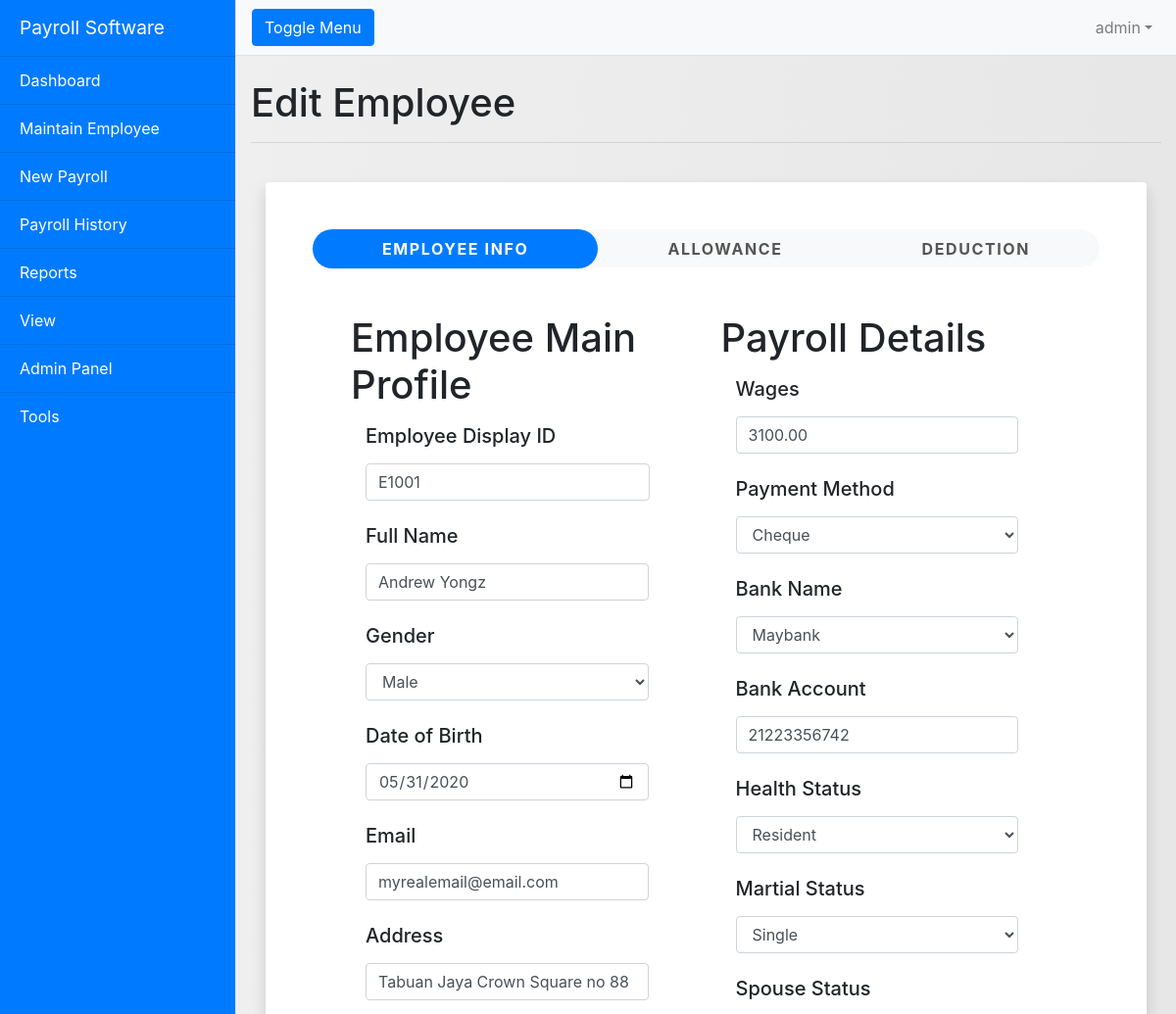
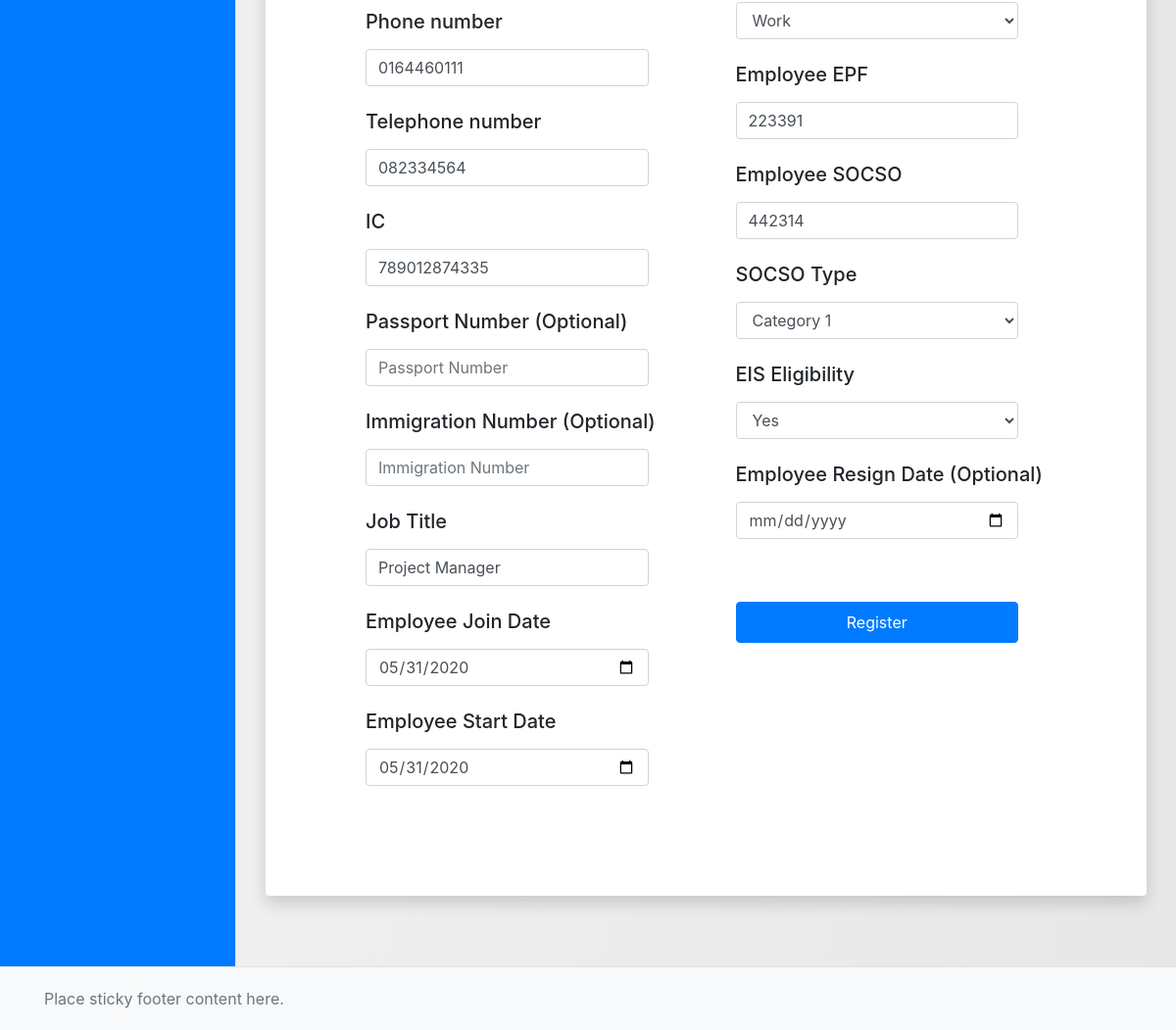
Page /editemployee.php?emp_id=65 (signed in) on the committed database (2 pictures, top to bottom).
### tables this page shows
CREATE TABLE `employee_info` (
  `emp_id` int(11) NOT NULL,
  `emp_display_id` varchar(255) NOT NULL,
  `emp_full_name` varchar(255) NOT NULL,
  `emp_gender` varchar(50) NOT NULL,
  `emp_dob` date NOT NULL,
  `emp_email` varchar(255) NOT NULL,
  `emp_address` varchar(255) NOT NULL,
  `emp_mobile` varchar(255) NOT NULL,
  `emp_telephone` varchar(255) NOT NULL,
  `emp_ic` varchar(255) NOT NULL,
  `emp_passport` varchar(255) NOT NULL,
  `emp_immigration` varchar(255) NOT NULL,
  `emp_title` varchar(255) NOT NULL,
  `emp_wages` double(11,2) NOT NULL,
  `emp_payment_method` varchar(255) NOT NULL,
  `emp_bank_name` varchar(255) NOT NULL,
  `emp_account` varchar(255) NOT NULL,
  `emp_health_status` varchar(255) DEFAULT NULL,
  `emp_martial_status` varchar(255) NOT NULL,
  `emp_spouse_status` varchar(255) DEFAULT NULL,
  `emp_epf` varchar(255) NOT NULL,
  `emp_socso` varchar(255) NOT NULL,
  `emp_socso_type` varchar(255) NOT NULL,
  `emp_eis_type` varchar(255) NOT NULL,
  `emp_join_date` date NOT NULL,
  `emp_confirm_date` date NOT NULL,
  `emp_resign_date` date NOT NULL,
  `emp_total_allowance` double NOT NULL,
  `emp_total_deduction` double NOT NULL,
  `data_created_date` date NOT NULL,
  `data_edited_date` date NOT NULL
);

### editemployee.php (the view, shortened to what this page needs)
<?php
	include "conn.php";
	$get_emp_id = $_GET["emp_id"];
?>
<!DOCTYPE html>
<html lang="en">
<head>
<?php include "all_css.php"; ?>
</head>
<body>
<div class="d-flex" id="wrapper">
<?php include "sidebar.php"; ?>
<div id="page-content-wrapper">
<?php include "navbar.php"; ?>
<div class="container-fluid">
<h1 class="mt-4">Edit Employee</h1>
<hr>
<section class="container py-4 col-sm-12">
    <div class="row">
        <div class="col-md-12">
            <div class="p-5 bg-white rounded shadow mb-5">
                <ul id="myTab" role="tablist" class="nav nav-tabs nav-pills flex-column flex-sm-row text-center bg-light border-0 rounded-nav">
                    <li class="nav-item flex-sm-fill">
                        <a id="home-tab" data-toggle="tab" href="#home" role="tab" aria-controls="home" aria-selected="true" class="nav-link border-0 text-uppercase font-weight-bold active">Employee Info</a>
                    </li>
                    <li class="nav-item flex-sm-fill">
                        <a id="profile-tab" data-toggle="tab" href="#profile" role="tab" aria-controls="profile" aria-selected="false" class="nav-link border-0 text-uppercase font-weight-bold">Allowance</a>
                    </li>
                    <li class="nav-item flex-sm-fill">
                        <a id="profilex-tab" data-toggle="tab" href="#profilex" role="tab" aria-controls="profilex" aria-selected="false" class="nav-link border-0 text-uppercase font-weight-bold">Deduction</a>
                    </li>
                </ul>
                <div id="myTabContent" class="tab-content">
                    <div id="home" role="tabpanel" aria-labelledby="home-tab" class="tab-pane fade px-4 py-5 show active">
							<div class="container col-sm-12">
								<?php
								  $message='';
									$show_sql = mysqli_query($conn, "SELECT * FROM employee_info WHERE emp_id = '$get_emp_id'");
									$show_data = mysqli_fetch_assoc($show_sql);
									$show_emp_display_id = $show_data['emp_display_id'];
									$show_emp_full_name = $show_data['emp_full_name'];
									$show_emp_gender = $show_data['emp_gender'];
									$show_emp_dob = $show_data['emp_dob'];
									$show_emp_email = $show_data['emp_email'];
									$show_emp_address = $show_data['emp_address'];
									$show_emp_mobile = $show_data['emp_mobile'];
									$show_emp_telephone = $show_data['emp_telephone'];
									$show_emp_ic = $show_data['emp_ic'];
									$show_emp_passport = $show_data['emp_passport'];
									$show_emp_immigration = $show_data['emp_immigration'];
									$show_emp_title = $show_data['emp_title'];
									$show_emp_wages = $show_data['emp_wages'];
									$show_emp_payment_method = $show_data['emp_payment_method'];
									$show_emp_bank_name = $show_data['emp_bank_name'];
									$show_emp_account = $show_data['emp_account'];
									$show_emp_health_status = $show_data['emp_health_status'];
									$show_emp_martial_status = $show_data['emp_martial_status'];
									$show_emp_spouse_status = $show_data['emp_spouse_status'];
									$show_emp_epf = $show_data['emp_epf'];
									$show_emp_socso = $show_data['emp_socso'];
									$show_emp_socso_type = $show_data['emp_socso_type'];
									$show_emp_eis_type = $show_data['emp_eis_type'];
									$show_emp_join_date = $show_data['emp_join_date'];
									$show_emp_confirm_date = $show_data['emp_confirm_date'];
									$show_emp_resign_date = $show_data['emp_resign_date'];
								  ?>
								<form action="editemployee.php?emp_id=<?php echo "$get_emp_id"; ?>" method="POST">
						<div class="row"><div class="col-sm-6">
									<a id="employee_section"><h1>Employee Main Profile</h1></a>
										<div class="form-group">
											<label for="emp_display_id" class="col-sm-12 control-label"><h5 class="pt-2">Employee Display ID <?php echo $message; ?></h5></label>
											<div class="col-sm-11">
												<div class="input-group-prepend">
													<input type="text" id="emp_display_id" name="emp_display_id" class="form-control" value="<?php echo $show_emp_display_id; ?>" autofocus>
												</div>
											</div>
										</div>
									  	<div class="form-group">
										<label for="emp_full_name" class="col-sm-12 control-label"><h5 class="pt-2">Full Name</h5></label>
										<div class="col-sm-11">
											<input type="text" id="emp_full_name" name="emp_full_name" placeholder="Full Name" class="form-control" value="<?php echo $show_emp_full_name; ?>" autofocus>
										</div>
										</div>
									<div class="form-group">
										<label class="sel1 control-label col-sm-12"><h5 class="pt-2">Gender</h5></label>
										<div class="col-sm-11">
											<select class="form-control" id="emp_gender" name="emp_gender">
												<option value="Male" <?php if($show_emp_gender == "Male"){echo 'selected="selected"';} else{} ?>>Male</option>
											  </select>
										</div>
									</div>
									<div class="form-group">
										<label for="emp_dob" class="col-sm-12 control-label"><h5 class="pt-2">Date of Birth</h5></label>
										<div class="col-sm-11">
											<input type="date" id="emp_dob" class="form-control" name="emp_dob" value="<?php echo $show_emp_dob; ?>">
										</div>
									</div>
									<div class="form-group">
										<label for="emp_email" class="col-sm-12 control-label"><h5 class="pt-2">Email</h5></label>
										<div class="col-sm-11">
											<input type="email" id="emp_email" placeholder="Email" class="form-control" name= "emp_email" value="<?php echo $show_emp_email; ?>">
										</div>
									</div>
									<div class="form-group">
										<label for="emp_address" class="col-sm-12 control-label"><h5 class="pt-2">Address</h5></label>
										<div class="col-sm-11">
											<input type="address" id="emp_address" placeholder="Address" class="form-control" name="emp_address" value="<?php echo $show_emp_address; ?>">
										</div>
									</div>
									<div class="form-group">
										<label for="emp_mobile" class="col-sm-12 control-label"><h5 class="pt-2">Phone number</h5></label>
										<div class="col-sm-11">
											<input type="tel" id="emp_mobile" placeholder="Phone" class="form-control" name="emp_mobile" value="<?php echo $show_emp_mobile; ?>">
										</div>
									</div>
									<div class="form-group">
										<label for="emp_telephone" class="col-sm-12 control-label"><h5 class="pt-2">Telephone number</h5></label>
										<div class="col-sm-11">
											<input type="tel" id="emp_telephone" placeholder="Telephone" class="form-control" name="emp_telephone" value="<?php echo $show_emp_telephone; ?>">
										</div>
									</div>
									<div class="form-group">
										<label for="emp_ic" class="col-sm-12 control-label"><h5 class="pt-2">IC</h5></label>
										<div class="col-sm-11">
											<input type="ic" id="emp_ic" placeholder="IC/ID" class="form-control" name="emp_ic" value="<?php echo $show_emp_ic; ?>">
										</div>
									</div>
									<div class="form-group">
										<label for="emp_passport" class="col-sm-12 control-label"><h5 class="pt-2">Passport Number (Optional)</h5></label>
										<div class="col-sm-11">
											<input type="passport" id="emp_passport" placeholder="Passport Number" class="form-control" name="emp_passport" value="<?php echo $show_emp_passport; ?>">
										</div>
									</div>
									<div class="form-group">
										<label for="emp_immigration" class="col-sm-12 control-label"><h5 class="pt-2">Immigration Number (Optional)</h5> </label>
										<div class="col-sm-11">
											<input type="immigration" id="emp_immigration" name="emp_immigration" placeholder="Immigration Number" class="form-control" value="<?php echo $show_emp_immigration; ?>">
										</div>
									</div>
									<div class="form-group">
										<label for="emp_title" class="col-sm-12 control-label"><h5 class="pt-2">Job Title</h5></label>
										<div class="col-sm-11">
											<input type="text" id="emp_title" name="emp_title" placeholder="Job title description" class="form-control" value="<?php echo $show_emp_title; ?>">
										</div>
									</div>
									<div class="form-group">
										<label for="emp_join_date" class="col-sm-12 control-label"><h5 class="pt-2">Employee Join Date</h5></label>
										<div class="col-sm-11">
											<input type="date" id="emp_join_date" name="emp_join_date" class="form-control" value="<?php echo $show_emp_join_date; ?>">
										</div>
									</div>
									<div class="form-group">
										<label for="emp_confirm_date" class="col-sm-12 control-label"><h5 class="pt-2">Employee Start Date</h5></label>
										<div class="col-sm-11">
											<input type="date" id="emp_confirm_date" name="emp_confirm_date" class="form-control" value="<?php echo $show_emp_confirm_date; ?>">
										</div>
									</div>
							</div>
									<br/>
					<div class="col-sm-6">
									<a id="payroll_section"><h1>Payroll Details</h1></a>
									<div class="form-group">
										<label for="emp_wages" class="col-sm-12 control-label"><h5 class="pt-2">Wages</h5></label>
										<div class="col-sm-11">
											<input type="number" id="emp_wages" name="emp_wages" placeholder="Employee Wages" step=".01" class="form-control" value="<?php echo $show_emp_wages; ?>" autofocus>
										</div>
									</div>
									<div class="form-group">
										<label class="sel1 control-label col-sm-12"><h5 class="pt-2">Payment Method</h5></label>
										<div class="col-sm-11">
											<select class="form-control" id="emp_payment_method" name="emp_payment_method">
												<option value="Cheque" <?php if($show_emp_payment_method == "Cheque"){echo 'selected="selected"';} else{} ?>>Cheque</option>
											  </select>
										</div>
									</div>
									<div class="form-group">
										<label class="sel1 control-label col-sm-12"><h5 class="pt-2">Bank Name</h5></label>
										<div class="col-sm-11">
											<select class="form-control" id="emp_bank_name" name="emp_bank_name">
												<option value="Maybank" <?php if($show_emp_bank_name == "Mabank"){echo 'selected="selected"';} else{} ?>>Maybank</option>
											  </select>
										</div>
									</div>
									<div class="form-group">
										<label for="emp_account" class="col-sm-12 control-label"><h5 class="pt-2">Bank Account</h5></label>
										<div class="col-sm-11">
											<input type="text" id="emp_account" placeholder="Bank Account Number" class="form-control" name= "emp_account" value="<?php echo $show_emp_account; ?>">
										</div>
									</div>
									<div class="form-group">
										<label class="sel1 control-label col-sm-12"><h5 class="pt-2">Health Status</h5></label>
										<div class="col-sm-11">
											<select class="form-control" id="emp_health_status" name="emp_health_status">
												<option value="Resident" <?php if($show_emp_health_status == "Resident"){echo 'selected="selected"';} else{} ?>>Resident</option>
											  </select>
										</div>
									</div>
									<div class="form-group">
										<label class="sel1 control-label col-sm-12"><h5 class="pt-2">Martial Status</h5></label>
										<div class="col-sm-11">
											<select class="form-control" id="emp_martial_status" name="emp_martial_status">
												<option value="Single" <?php if($show_emp_martial_status == "Single"){echo 'selected="selected"';} else{} ?>>Single</option>
											  </select>
										</div>
									</div>
									<div class="form-group">
										<label class="sel1 control-label col-sm-12"><h5 class="pt-2">Spouse Status</h5></label>
										<div class="col-sm-11">
											<select class="form-control" id="emp_spouse_status" name="emp_spouse_status">
												<option value="Work" <?php if($show_emp_spouse_status == "Work"){echo 'selected="selected"';} else{} ?>>Work</option>
											  </select>
										</div>
									</div>
									<div class="form-group">
										<label for="emp_epf" class="col-sm-12 control-label"><h5 class="pt-2">Employee EPF</h5></label>
										<div class="col-sm-11">
											<input type="number" id="emp_epf" name="emp_epf" placeholder="Employee EPF Number" class="form-control" value="<?php echo $show_emp_epf; ?>" autofocus>
										</div>
									</div>
									<div class="form-group">
										<label for="emp_socso" class="col-sm-12 control-label"><h5 class="pt-2">Employee SOCSO</h5></label>
										<div class="col-sm-11">
											<input type="number" id="emp_socso" name="emp_socso" placeholder="Employee SOCSO Number" class="form-control" value="<?php echo $show_emp_socso; ?>" autofocus>
										</div>
									</div>
									<div class="form-group">
										<label class="sel1 control-label col-sm-12"><h5 class="pt-2">SOCSO Type</h5></label>
										<div class="col-sm-11">
											<select class="form-control" id="emp_socso_type" name="emp_socso_type">
												<option value="Category 1" <?php if($show_emp_socso_type == "Category 1"){echo 'selected="selected"';} else{} ?>>Category 1</option>
											  </select>
										</div>
									</div>
									<div class="form-group">
										<label class="sel1 control-label col-sm-12"><h5 class="pt-2">EIS Eligibility</h5></label>
										<div class="col-sm-11">
											<select class="form-control" id="emp_eis_type" name="emp_eis_type">
												<option value="Yes" <?php if($show_emp_eis_type == "Yes"){echo 'selected="selected"';} else{} ?>>Yes</option>
											  </select>
										</div>
									</div>
									<div class="form-group">
										<label for="emp_resign_date" class="col-sm-12 control-label"><h5 class="pt-2">Employee Resign Date (Optional)</h5></label>
										<div class="col-sm-11">
											<input type="date" id="emp_resign_date" name="emp_resign_date" class="form-control" value="<?php echo $show_emp_resign_date; ?>">
										</div>
									</div>
										<div class="form-group">
										<div class="col-sm-11 pt-5"><button type="submit" class="btn btn-primary btn-block p-2" name="submit_1" id="submit_1">Register</button></div>
									</div>
							</div></div>
								  </form>
							</div>
                    </div>
                </div>
            </div>
        </div>
	</div>
</section>
</div>
</div>
</div>
<?php include "footer.php"; ?>
</body>
</html>

### rows in the picture
employee_info: emp_display_id "E1001", emp_full_name "Andrew Yongz", emp_gender "Male", emp_dob "05/31/2020", emp_email "myrealemail@email.com", emp_address "Tabuan Jaya Crown Square no 88", emp_mobile "0164460111", emp_telephone "082334564", emp_ic "789012874335", emp_title "Project Manager", emp_join_date "05/31/2020", emp_confirm_date "05/31/2020", emp_wages "3100.00", emp_payment_method "Cheque", emp_account "21223356742", emp_health_status "Resident", emp_martial_status "Single", emp_spouse_status "Work", emp_epf "223391", emp_socso "442314", emp_socso_type "Category 1", emp_eis_type "Yes"

### other values in the picture
$username "admin"
